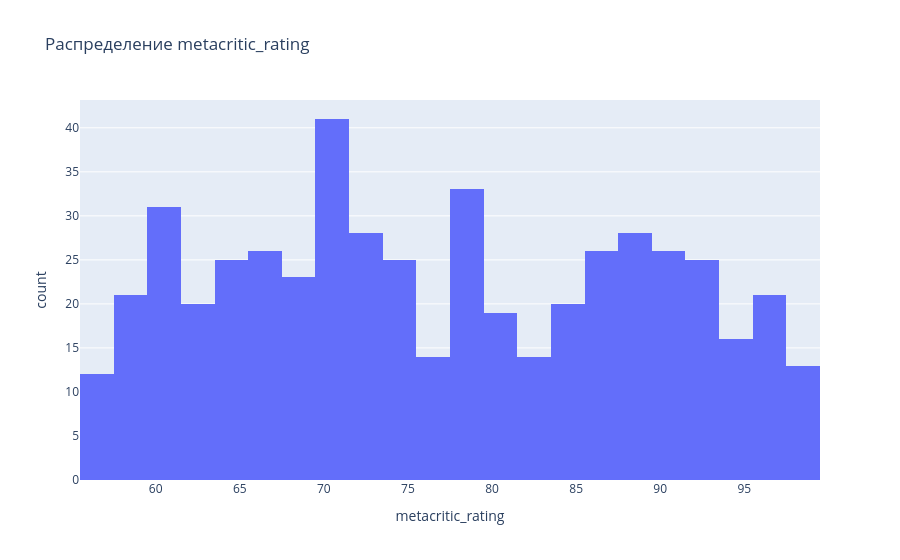

Notebook cell for this chart:
### Code cell
fig = px.histogram(
    movies,
    x='metacritic_rating',
    title='Распределение metacritic_rating',
    labels={'metacritic_rating': 'metacritic_rating'}
)
fig.show()

### Figure 1 — Plotly figure (JSON) as saved in the notebook; plotly's stock layout.template omitted (floating-point values rounded to 4 significant figures; data arrays with more than 128 entries replaced by an {"elided": "..."} marker saying what was removed)
{"data": [{"alignmentgroup": "True", "bingroup": "x", "hovertemplate": "metacritic_rating=%{x}<br>count=%{y}<extra></extra>", "legendgroup": "", "marker": {"color": "#636efa", "pattern": {"shape": ""}}, "name": "", "offsetgroup": "", "orientation": "v", "showlegend": false, "type": "histogram", "x": {"elided": "582 int values"}, "xaxis": "x", "yaxis": "y"}], "layout": {"barmode": "relative", "legend": {"tracegroupgap": 0}, "title": {"text": "Распределение metacritic_rating"}, "xaxis": {"anchor": "y", "domain": [0, 1], "title": {"text": "metacritic_rating"}}, "yaxis": {"anchor": "x", "domain": [0, 1], "title": {"text": "count"}}}}
